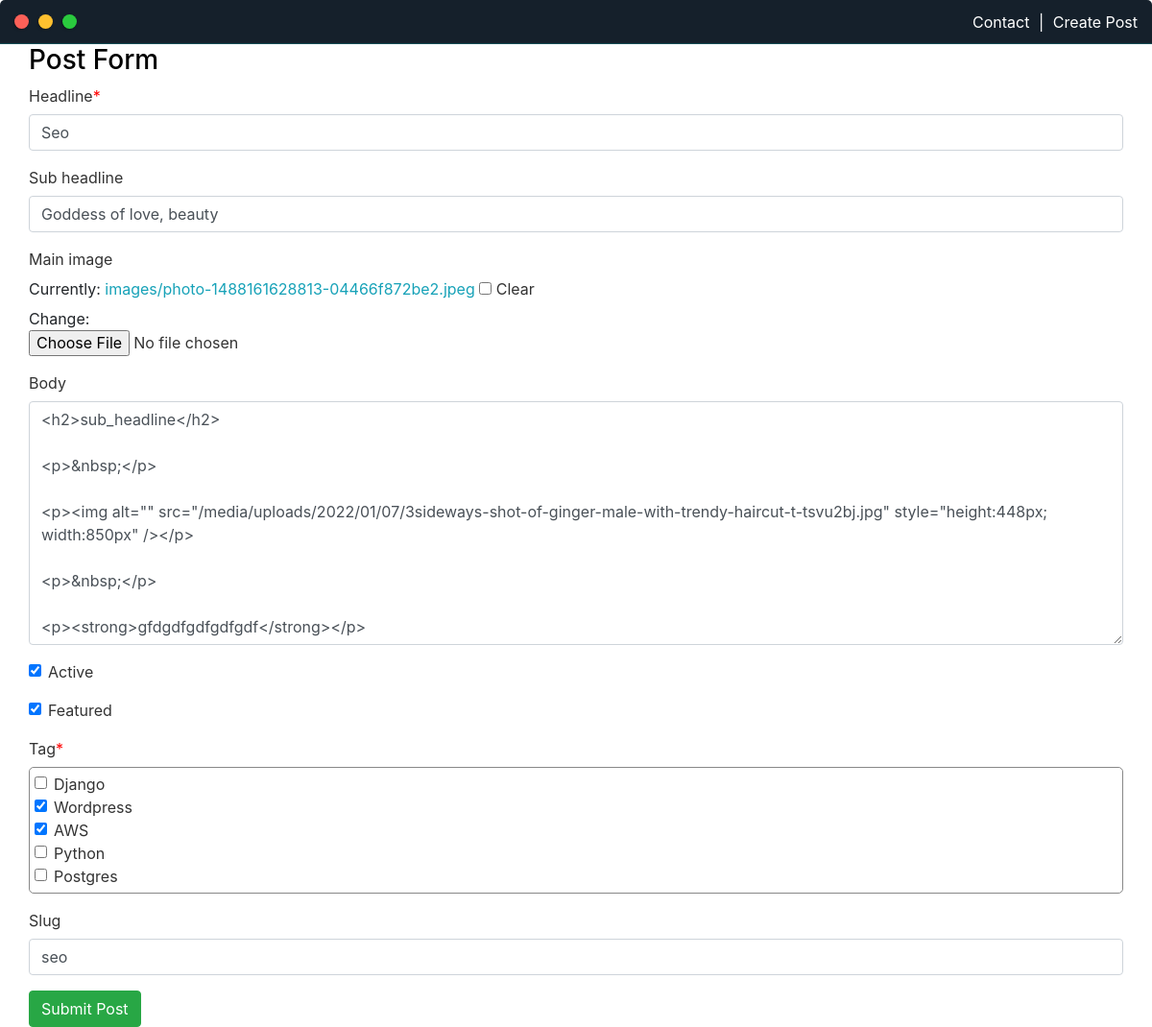
The page /update_post/seo/ (signed in) on the database its author committed.
### home/models.py (models this page shows, shortened)
class Post(models.Model):
    headline = models.CharField(max_length=200)
    sub_headline = models.CharField(max_length=200, null=True, blank=True)
    main_image = models.ImageField(null=True, blank=True, upload_to="images", default="placeholder.png")
    body = RichTextUploadingField(null=True, blank=True)
    create = models.DateTimeField(auto_now_add=True)
    active = models.BooleanField(default=False)
    featured = models.BooleanField(default=False)
    tag = models.ManyToManyField(Tag, null=True)
    slug = models.SlugField(null=True, blank=True)

### home/views.py (the view)
# urls.py: path('update_post/<slug:slug>/', views.update_post, name='update_post'),
@login_required(login_url="home:index")
def update_post(request, slug):
    post = Post.objects.get(slug=slug)
    form = PostForm(instance=post)
    if request.method == 'POST':
        form = PostForm(request.POST, request.FILES, instance=post)
        if form.is_valid():
            form.save()
            return redirect('home:posts')
    context = {
        'form' : form
    }
    return render(request, "backend/post_form.html", context)

### home/forms.py
class PostForm(ModelForm):
    class Meta:
        model = Post
        fields = '__all__'
        widgets = {
            'tag': forms.CheckboxSelectMultiple(),
        }

### home/models.py (called while the page is built)
    def __str__(self):
        return self.name

### templates/backend/post_form.html (shortened to what this page needs)
{% extends "../base.html" %}
{% load static %}
{% load crispy_forms_tags %}
{% block content %}
{% include "../includes/navbar.html" %}
<div class="main-container">
    <h3 style="color:#000">Post Form</h3>
    <form action="" method="POST" enctype="multipart/form-data">
        {{form|crispy}}
        <input class="btn btn-success" type="submit" value="Submit Post">
    </form>
</div>
{% endblock %}

### core/static/css/default.css (style rules this page uses)
:root { --mainColor:#15202B; --secondaryColor:#192734; --borderColor:#164D56; --mainText:#fff; --secondaryText:#eeeeee; --themeDotBorder:#FFF; --previewBg:rgb(25, 39, 52, 0.8); --previewShadow:#111921; --buttonColor:#17a2b8; }
html, body { padding: 0; margin: 0; scroll-behavior: smooth; }
body * { transition: 0.3s; }
h1, h2, h3, h4, h5, h6, strong { color: var(--mainText); font-weight: 500; }
p, li, span, label, input, textarea { color: var(--secondaryText); line-height: 21px; }
a { text-decoration: none; color:#17a2b8; }
h3 { font-size: 28px; }
.main-container { width: 1200px; margin: 0 auto; }
@media screen and (max-width: 1200px) { .main-container { width: 95%; } }

### templates/backend/post_form.html (style rules this page uses)
#div_id_tag > div { max-height : 150px; overflow-y : scroll; border : 1px solid #888; padding: 5px; border-radius : 5px; }
label { color:#333 }
.asteriskField { color:red }
#id_main_image { color:#333 }

### rows shown on the page
Post: headline "Seo", sub_headline "Goddess of love, beauty", body "<h2>sub_headline</h2> <p>&nbsp;</p> <p><img alt=\"\" src=\"/media/uploads/2022/01/07/3sideways-shot-of-ginger-male-with-trendy-haircut-t-tsvu2bj.jpg\" style=\"height:448px; width:850px\" /></p> <p>&nbsp;</p> <p><strong>gfdgdfgdfgdfgdf</strong></p>", active "☑", featured "☑", slug "seo"
